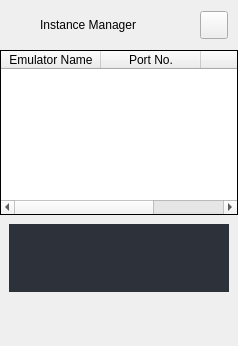
        <widget class="QFrame" name="extraLeftBox">
         <property name="minimumSize">
          <size>
           <width>0</width>
           <height>0</height>
          </size>
         </property>
         <property name="maximumSize">
          <size>
           <width>0</width>
           <height>16777215</height>
          </size>
         </property>
         <property name="frameShape">
          <enum>QFrame::Shape::NoFrame</enum>
         </property>
         <property name="frameShadow">
          <enum>QFrame::Shadow::Raised</enum>
         </property>
         <layout class="QVBoxLayout" name="extraColumLayout">
          <property name="spacing">
           <number>0</number>
          </property>
          <property name="leftMargin">
           <number>0</number>
          </property>
          <property name="topMargin">
           <number>0</number>
          </property>
          <property name="rightMargin">
           <number>0</number>
          </property>
          <property name="bottomMargin">
           <number>0</number>
          </property>
          <item>
           <widget class="QFrame" name="extraTopBg">
            <property name="minimumSize">
             <size>
              <width>0</width>
              <height>50</height>
             </size>
            </property>
            <property name="maximumSize">
             <size>
              <width>16777215</width>
              <height>50</height>
             </size>
            </property>
            <property name="frameShape">
             <enum>QFrame::Shape::NoFrame</enum>
            </property>
            <property name="frameShadow">
             <enum>QFrame::Shadow::Raised</enum>
            </property>
            <layout class="QVBoxLayout" name="verticalLayout_5">
             <property name="spacing">
              <number>0</number>
             </property>
             <property name="leftMargin">
              <number>0</number>
             </property>
             <property name="topMargin">
              <number>0</number>
             </property>
             <property name="rightMargin">
              <number>0</number>
             </property>
             <property name="bottomMargin">
              <number>0</number>
             </property>
             <item>
              <layout class="QGridLayout" name="extraTopLayout">
               <property name="leftMargin">
                <number>10</number>
               </property>
               <property name="rightMargin">
                <number>10</number>
               </property>
               <property name="horizontalSpacing">
                <number>10</number>
               </property>
               <property name="verticalSpacing">
                <number>0</number>
               </property>
               <item row="0" column="0">
                <widget class="QFrame" name="extraIcon">
                 <property name="minimumSize">
                  <size>
                   <width>20</width>
                   <height>0</height>
                  </size>
                 </property>
                 <property name="maximumSize">
                  <size>
                   <width>20</width>
                   <height>20</height>
                  </size>
                 </property>
                 <property name="frameShape">
                  <enum>QFrame::Shape::NoFrame</enum>
                 </property>
                 <property name="frameShadow">
                  <enum>QFrame::Shadow::Raised</enum>
                 </property>
                </widget>
               </item>
               <item row="0" column="1">
                <widget class="QLabel" name="extraLabel">
                 <property name="minimumSize">
                  <size>
                   <width>150</width>
                   <height>0</height>
                  </size>
                 </property>
                 <property name="text">
                  <string>Instance Manager</string>
                 </property>
                </widget>
               </item>
               <item row="0" column="2">
                <widget class="QPushButton" name="extraCloseColumnBtn">
                 <property name="minimumSize">
                  <size>
                   <width>28</width>
                   <height>28</height>
                  </size>
                 </property>
                 <property name="maximumSize">
                  <size>
                   <width>28</width>
                   <height>28</height>
                  </size>
                 </property>
                 <property name="cursor">
                  <cursorShape>PointingHandCursor</cursorShape>
                 </property>
                 <property name="toolTip">
                  <string>Close left box</string>
                 </property>
                 <property name="text">
                  <string/>
                 </property>
                 <property name="icon">
                  <iconset resource="../../resources/resources.qrc">
                   <normaloff>:/icons/images/icons/icon_close.png</normaloff>:/icons/images/icons/icon_close.png</iconset>
                 </property>
                 <property name="iconSize">
                  <size>
                   <width>20</width>
                   <height>20</height>
                  </size>
                 </property>
                </widget>
               </item>
              </layout>
             </item>
            </layout>
           </widget>
          </item>
          <item>
           <widget class="QFrame" name="extraContent">
            <property name="frameShape">
             <enum>QFrame::Shape::NoFrame</enum>
            </property>
            <property name="frameShadow">
             <enum>QFrame::Shadow::Raised</enum>
            </property>
            <layout class="QVBoxLayout" name="verticalLayout_12">
             <property name="spacing">
              <number>0</number>
             </property>
             <property name="leftMargin">
              <number>0</number>
             </property>
             <property name="topMargin">
              <number>0</number>
             </property>
             <property name="rightMargin">
              <number>0</number>
             </property>
             <property name="bottomMargin">
              <number>0</number>
             </property>
             <item alignment="Qt::AlignmentFlag::AlignTop">
              <widget class="QFrame" name="extraTopMenu">
               <property name="sizePolicy">
                <sizepolicy hsizetype="Preferred" vsizetype="Fixed">
                 <horstretch>0</horstretch>
                 <verstretch>0</verstretch>
                </sizepolicy>
               </property>
               <property name="frameShape">
                <enum>QFrame::Shape::NoFrame</enum>
               </property>
               <property name="frameShadow">
                <enum>QFrame::Shadow::Raised</enum>
               </property>
               <layout class="QVBoxLayout" name="verticalLayout_11">
                <property name="spacing">
                 <number>0</number>
                </property>
                <property name="leftMargin">
                 <number>0</number>
                </property>
                <property name="topMargin">
                 <number>0</number>
                </property>
                <property name="rightMargin">
                 <number>0</number>
                </property>
                <property name="bottomMargin">
                 <number>0</number>
                </property>
                <item>
                 <widget class="QTableWidget" name="port_display_table">
                  <property name="maximumSize">
                   <size>
                    <width>16777215</width>
                    <height>165</height>
                   </size>
                  </property>
                  <property name="styleSheet">
                   <string notr="true">QTableWidget {
	border: 1px solid black;
}
QTableWidget::item {
	border: 1px solid black;
}</string>
                  </property>
                  <property name="editTriggers">
                   <set>QAbstractItemView::EditTrigger::NoEditTriggers</set>
                  </property>
                  <property name="alternatingRowColors">
                   <bool>false</bool>
                  </property>
                  <property name="selectionMode">
                   <enum>QAbstractItemView::SelectionMode::NoSelection</enum>
                  </property>
                  <property name="selectionBehavior">
                   <enum>QAbstractItemView::SelectionBehavior::SelectItems</enum>
                  </property>
                  <property name="textElideMode">
                   <enum>Qt::TextElideMode::ElideMiddle</enum>
                  </property>
                  <property name="gridStyle">
                   <enum>Qt::PenStyle::SolidLine</enum>
                  </property>
                  <property name="cornerButtonEnabled">
                   <bool>true</bool>
                  </property>
                  <attribute name="horizontalHeaderVisible">
                   <bool>true</bool>
                  </attribute>
                  <attribute name="verticalHeaderVisible">
                   <bool>false</bool>
                  </attribute>
                  <column>
                   <property name="text">
                    <string>Emulator Name</string>
                   </property>
                  </column>
                  <column>
                   <property name="text">
                    <string>Port No.</string>
                   </property>
                  </column>
                  <column>
                   <property name="text">
                    <string/>
                   </property>
                  </column>
                 </widget>
                </item>
               </layout>
              </widget>
             </item>
             <item>
              <widget class="QFrame" name="extraCenter">
               <property name="sizePolicy">
                <sizepolicy hsizetype="Preferred" vsizetype="Expanding">
                 <horstretch>0</horstretch>
                 <verstretch>0</verstretch>
                </sizepolicy>
               </property>
               <property name="frameShape">
                <enum>QFrame::Shape::NoFrame</enum>
               </property>
               <property name="frameShadow">
                <enum>QFrame::Shadow::Raised</enum>
               </property>
               <layout class="QVBoxLayout" name="verticalLayout_10">
                <item>
                 <widget class="QScrollArea" name="extraCenterArea">
                  <property name="styleSheet">
                   <string notr="true">background-color: rgb(44, 49, 58);</string>
                  </property>
                  <property name="frameShape">
                   <enum>QFrame::Shape::NoFrame</enum>
                  </property>
                  <property name="frameShadow">
                   <enum>QFrame::Shadow::Plain</enum>
                  </property>
                  <property name="lineWidth">
                   <number>0</number>
                  </property>
                  <property name="widgetResizable">
                   <bool>true</bool>
                  </property>
                  <widget class="QWidget" name="extraCenterAreaWidgetContents">
                   <property name="geometry">
                    <rect>
                     <x>0</x>
                     <y>0</y>
                     <width>16</width>
                     <height>537</height>
                    </rect>
                   </property>
                  </widget>
                 </widget>
                </item>
               </layout>
              </widget>
             </item>
             <item>
              <widget class="QFrame" name="extraBottom">
               <property name="sizePolicy">
                <sizepolicy hsizetype="Preferred" vsizetype="Fixed">
                 <horstretch>0</horstretch>
                 <verstretch>0</verstretch>
                </sizepolicy>
               </property>
               <property name="minimumSize">
                <size>
                 <width>0</width>
                 <height>45</height>
                </size>
               </property>
               <property name="maximumSize">
                <size>
                 <width>16777215</width>
                 <height>45</height>
                </size>
               </property>
               <property name="frameShape">
                <enum>QFrame::Shape::NoFrame</enum>
               </property>
               <property name="frameShadow">
                <enum>QFrame::Shadow::Raised</enum>
               </property>
              </widget>
             </item>
            </layout>
           </widget>
          </item>
         </layout>
        </widget>
